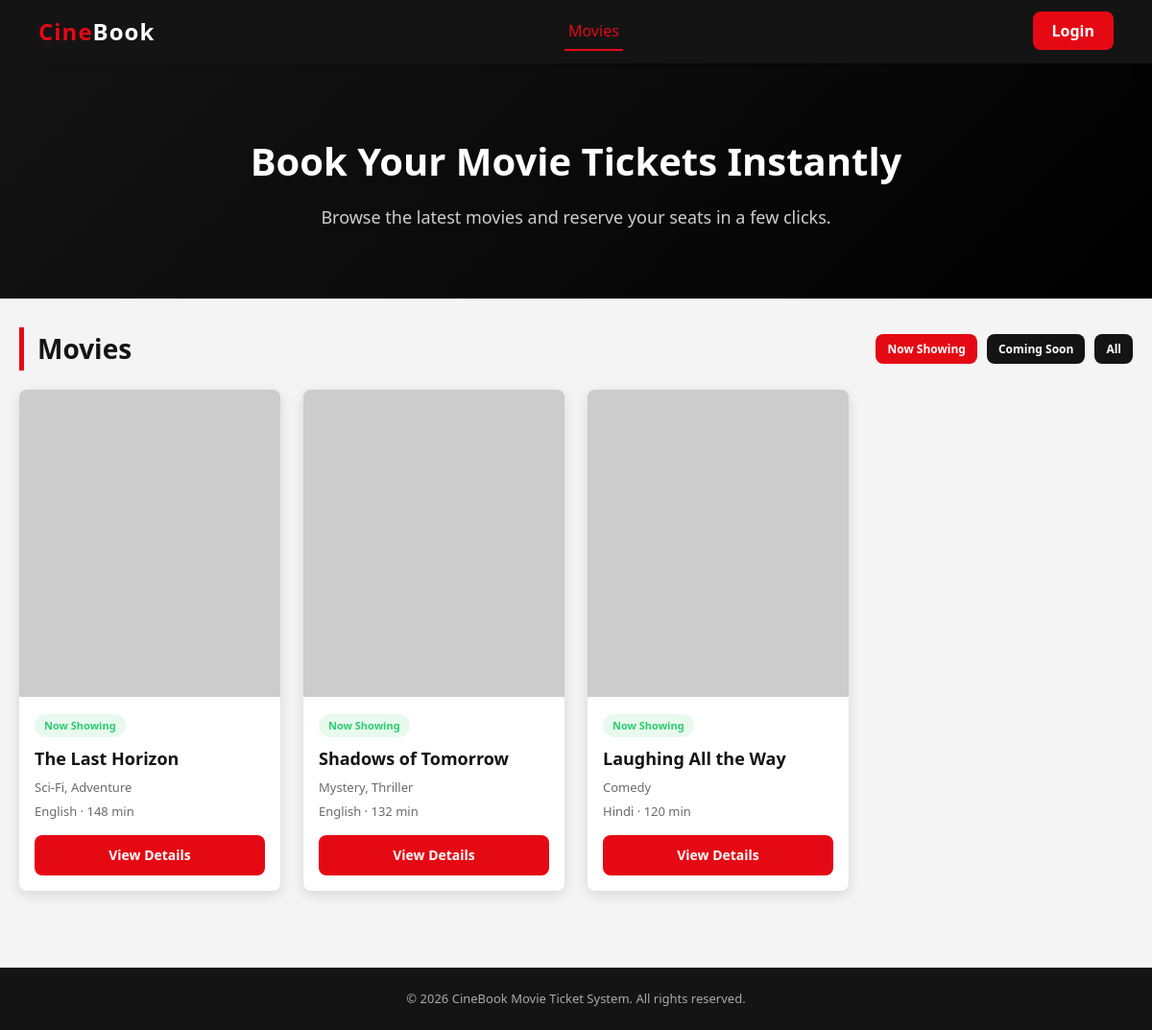
The page / on the database its author committed.
### tables this page shows
CREATE TABLE movies (
    movie_id INT AUTO_INCREMENT PRIMARY KEY,
    title VARCHAR(150) NOT NULL,
    description TEXT,
    genre VARCHAR(100),
    language VARCHAR(50),
    duration_minutes INT,
    release_date DATE,
    poster VARCHAR(255) DEFAULT 'default.jpg',
    status ENUM('Now Showing','Coming Soon','Archived') DEFAULT 'Now Showing',
    created_at TIMESTAMP DEFAULT CURRENT_TIMESTAMP
);

### functions.php (called while the page is built, shortened)
<?php
function h($str) {
    return htmlspecialchars($str ?? '', ENT_QUOTES, 'UTF-8');
}

### index.php (the view, shortened to what this page needs)
<?php
require_once __DIR__ . '/config/db.php';
require_once __DIR__ . '/includes/functions.php';
$filter = $_GET['status'] ?? 'Now Showing';
if ($filter === 'All') {
    $sql = "SELECT * FROM movies WHERE status != 'Archived' ORDER BY created_at DESC";
    $result = $conn->query($sql);
} else {
    $stmt = $conn->prepare("SELECT * FROM movies WHERE status = ? ORDER BY created_at DESC");
    $stmt->bind_param('s', $filter);
    $stmt->execute();
    $result = $stmt->get_result();
}
include __DIR__ . '/includes/user_header.php';
?>
<section class="hero">
    <h1>Book Your Movie Tickets Instantly</h1>
    <p>Browse the latest movies and reserve your seats in a few clicks.</p>
</section>
<div class="container">
    <div style="display:flex; justify-content:space-between; align-items:center; flex-wrap:wrap; gap:12px; margin-bottom:20px;">
        <h2 class="page-title" style="margin-bottom:0;">Movies</h2>
        <div style="display:flex; gap:10px;">
            <a href="?status=Now Showing" class="btn <?php echo $filter==='Now Showing' ? '' : 'secondary'; ?> small">Now Showing</a>
            <a href="?status=Coming Soon" class="btn <?php echo $filter==='Coming Soon' ? '' : 'secondary'; ?> small">Coming Soon</a>
            <a href="?status=All" class="btn <?php echo $filter==='All' ? '' : 'secondary'; ?> small">All</a>
        </div>
    </div>
    <?php if ($result && $result->num_rows > 0): ?>
        <div class="movie-grid">
            <?php while ($movie = $result->fetch_assoc()): ?>
                <div class="movie-card">
                    <img class="poster" src="assets/uploads/<?php echo h($movie['poster']); ?>"
                         onerror="this.src='https://via.placeholder.com/300x400?text=<?php echo urlencode($movie['title']); ?>'"
                         alt="<?php echo h($movie['title']); ?>">
                    <div class="info">
                        <span class="badge <?php echo $movie['status'] === 'Now Showing' ? 'now' : 'soon'; ?>">
                            <?php echo h($movie['status']); ?>
                        </span>
                        <h3><?php echo h($movie['title']); ?></h3>
                        <p><?php echo h($movie['genre']); ?></p>
                        <p><?php echo h($movie['language']); ?> &middot; <?php echo intval($movie['duration_minutes']); ?> min</p>
                        <a href="movie_details.php?id=<?php echo $movie['movie_id']; ?>" class="btn full">View Details</a>
                    </div>
                </div>
            <?php endwhile; ?>
        </div>
    <?php else: ?>
        <p style="color:#888;">No movies found in this category.</p>
    <?php endif; ?>
</div>
<?php include __DIR__ . '/includes/user_footer.php'; ?>

### style.css (style rules this page uses)
:root { --primary: #e50914; --primary-dark: #b0060f; --dark: #141414; --dark-light: #1f1f1f; --gray: #6b6b6b; --light-gray: #f4f4f4; --white: #ffffff; --success: #2ecc71; --radius: 8px; --shadow: 0 4px 14px rgba(0,0,0,0.12); }
* { margin: 0; padding: 0; box-sizing: border-box; }
body { font-family: 'Segoe UI', Arial, sans-serif; background: var(--light-gray); color: #222; line-height: 1.6; }
a { text-decoration: none; color: inherit; }
img { max-width: 100%; display: block; }
.container { max-width: 1200px; margin: 0 auto; padding: 30px 20px; }
.page-title { font-size: 28px; margin-bottom: 22px; font-weight: 700; color: var(--dark); border-left: 5px solid var(--primary); padding-left: 14px; }
.hero { background: linear-gradient(135deg, var(--dark) 0%, #000 100%); color: var(--white); text-align: center; padding: 70px 20px; }
.hero h1 { font-size: 40px; margin-bottom: 12px; }
.hero p { color: #cfcfcf; font-size: 18px; }
.movie-grid { display: grid; grid-template-columns: repeat(auto-fill, minmax(230px, 1fr)); gap: 24px; }
.movie-card { background: var(--white); border-radius: var(--radius); overflow: hidden; box-shadow: var(--shadow); transition: transform 0.2s ease; }
.movie-card .poster { height: 320px; width: 100%; object-fit: cover; background: #ddd; }
.movie-card .info { padding: 16px; }
.movie-card h3 { font-size: 18px; margin-bottom: 6px; color: var(--dark); }
.movie-card p { font-size: 13px; color: var(--gray); margin-bottom: 4px; }
.badge { display: inline-block; padding: 3px 10px; border-radius: 20px; font-size: 11px; font-weight: 700; margin-bottom: 8px; }
.badge.now { background: #e8f9ee; color: var(--success); }
.btn { display: inline-block; background: var(--primary); color: var(--white); padding: 10px 18px; border: none; border-radius: var(--radius); font-weight: 600; cursor: pointer; font-size: 14px; transition: 0.2s; text-align: center; }
.btn.full { width: 100%; margin-top: 10px; }
.btn.secondary { background: var(--dark); }
.btn.small { padding: 6px 12px; font-size: 12px; }

### rows shown on the page
movies: status "Now Showing", title "The Last Horizon", genre "Sci-Fi, Adventure", language "English", duration_minutes "148"
movies: status "Now Showing", title "Shadows of Tomorrow", genre "Mystery, Thriller", language "English", duration_minutes "132"
movies: status "Now Showing", title "Laughing All the Way", genre "Comedy", language "Hindi", duration_minutes "120"
